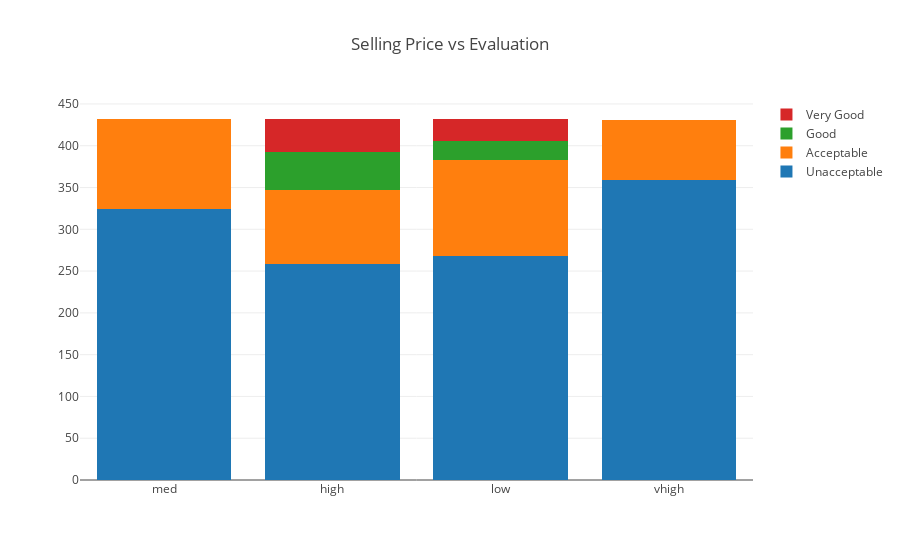

Notebook source saved alongside this figure:
### Code cell
data = [
    go.Bar(
        x=a[0].index, # assign x as the dataframe column 'x'
        y=buy['unacc'],
        name='Unacceptable'
    ),
    go.Bar(
        x=a[0].index,
        y=buy['acc'],
        name='Acceptable'
    ),
    go.Bar(
        x=a[0].index,
        y=buy['good'],
        name='Good'
    ),
    go.Bar(
        x=a[0].index,
        y=buy['vgood'],
        name='Very Good'
    )

]

layout = go.Layout(
    barmode='stack',
    title='Selling Price vs Evaluation'
)

fig = go.Figure(data=data, layout=layout)
py.iplot(fig, filename='distri')

### Figure 1 — Plotly figure (JSON) as saved in the notebook; plotly's stock layout.template omitted (floating-point values rounded to 4 significant figures)
{"data": [{"name": "Unacceptable", "type": "bar", "uid": "84b9da4c-228e-45af-aca6-88210ab889ca", "x": ["med", "high", "low", "vhigh"], "y": [324, 258, 268, 359]}, {"name": "Acceptable", "type": "bar", "uid": "55f71884-1e1f-4d2b-9db3-819377af13f3", "x": ["med", "high", "low", "vhigh"], "y": [108, 89, 115, 72]}, {"name": "Good", "type": "bar", "uid": "d7882b52-eb7f-496b-b382-622c6c31bb7f", "x": ["med", "high", "low", "vhigh"], "y": [0, 46, 23, 0]}, {"name": "Very Good", "type": "bar", "uid": "37170663-76f1-45ce-b1db-71f19bffc853", "x": ["med", "high", "low", "vhigh"], "y": [0, 39, 26, 0]}], "layout": {"barmode": "stack", "title": {"text": "Selling Price vs Evaluation"}}}
